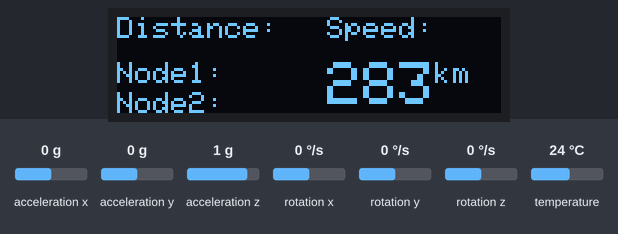
A sketch run on a simulated ESP32. Shown: 128×32 one-colour display. The test bench sets the inputs (shaded band); at power-on: acceleration x 0 g, acceleration y 0 g, acceleration z 1 g, rotation x 0 °/s, rotation y 0 °/s, rotation z 0 °/s, temperature 24 °C. WiFi joins after 1.5 s; servers stay silent unless stated; the display library's start-up logo is not drawn; a WiFi scan finds three made-up networks; what the sketch prints to the serial monitor is not drawn.

Above: at 3.1 s.
At 5.1 s:
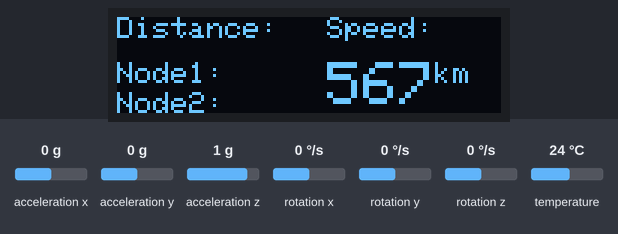

The sketch:

Coba_Node3-ESP.ino
```cpp
#include <WiFi.h>
#include <Adafruit_GFX.h>
#include <Adafruit_MPU6050.h>
#include <Adafruit_SSD1306.h>
#include <Adafruit_Sensor.h>

#define SCREEN_WIDTH 128
#define SCREEN_HEIGHT 32

Adafruit_MPU6050 mpu;

#define OLED_RESET     -1 // Reset pin # (or -1 if sharing Arduino reset pin)
#define SCREEN_ADDRESS 0x3C ///< See datasheet for Address; 0x3D for 128x64, 0x3C for 128x32
Adafruit_SSD1306 display = Adafruit_SSD1306(SCREEN_WIDTH, SCREEN_HEIGHT, &Wire, OLED_RESET);

double kecAwal = 0;
double velocity, accX, veloKm;
const long interval = 1000;
unsigned long prevMillis = 0;

//const char* wifi_network_ssid     = "KelinciPercobaan";   /*Replace with Your own network SSID*/
//const char* wifi_network_password =  "qwerty123"; /*Replace with Your own network PASSWORD*/
const char *soft_ap_ssid          = "Node-3 ESP";    /*Create a SSID for ESP32 Access Point*/
const char *soft_ap_password      = "123456789"; /*Create Password for ESP32 AP*/
String ssid;

float v_Pt = 2; //transmitter power (dbm)
float v_Sd = 2; //standard deviation (random number)
int v_Ple = 4; //path loss exponent
int v_Plo = 24; //path loss distance do
int v_refd = 1; // rekomendasi 1 meter
int v_distance = 100; // jarak uji maksimal
float rssi_1, rssi_2, distance_node1, distance_node2;

float LNSM(float rssi){
  float get_rssi = v_Pt - v_Plo - 10 * v_Ple * 1.903089987 + v_Sd;
  Serial.print(", Estimasi Jarak Max RSSI : ");
  Serial.print(get_rssi, 0);
  float up_data = ((rssi) - v_Pt + v_Plo - v_Sd);
  float down_data = 10 * v_Ple;
  float rumus = -(up_data/down_data);
  float get_distance = pow(v_refd * 10, rumus);
  Serial.print(", Distance : ");
  Serial.print(get_distance, 1);

  return get_distance;
}

double kecepatan(double vo, double acX, int prevTimeX, int currentTimeX){
  int t = ((currentTimeX/1000) - (prevTimeX/1000));
  double v = (vo+(acX*t));
//  Serial.println(v);
  return v;
}

void setup()
{
    Serial.begin(115200);  /*Baud rate for serial communication*/
    WiFi.mode(WIFI_AP_STA);  /*ESP32 Access point configured*/
    WiFi.disconnect();
    Serial.println("\n[*] Creating ESP32 AP");
    WiFi.softAP(soft_ap_ssid, soft_ap_password);  /*Configuring ESP32 access point SSID and password*/
    WiFi.setTxPower(WIFI_POWER_2dBm);
    Serial.print("[+] AP Created with IP Gateway ");
    Serial.println(WiFi.softAPIP());     /*Printing the AP IP address*/
//    WiFi.begin(wifi_network_ssid, wifi_network_password);  /*Connecting to Defined Access point*/
//    Serial.println("\n[*] Connecting to WiFi Network");
//    while(WiFi.status() != WL_CONNECTED)
//    {
//        Serial.print(".");
//        delay(100);
//    }
//    Serial.print("\n[+] Connected to WiFi network with local IP : ");
//    Serial.println(WiFi.localIP());   /*Printing IP address of Connected network*/

  if (!mpu.begin()) {
    Serial.println("Sensor init failed");
    while (1)
      yield();
  }

  mpu.setAccelerometerRange(MPU6050_RANGE_8_G);

  if(!display.begin(SSD1306_SWITCHCAPVCC, SCREEN_ADDRESS)) {
    Serial.println(F("SSD1306 allocation failed"));
    for(;;);
  }

  display.display();
  delay(500);
  display.setTextSize(1);
  display.setTextColor(WHITE);
  display.setRotation(0);
  Serial.println("scan start");
}
void loop() {
  display.clearDisplay();
  unsigned long currentMillis = millis();
  if(currentMillis - prevMillis >= interval){

  //untuk pembacaan accelerometer
    sensors_event_t a, g, temp;
    mpu.getEvent(&a, &g, &temp);

//    accX = a.acceleration.x;
    accX = 78.7;
    velocity = kecepatan(kecAwal, accX, prevMillis, currentMillis);
    prevMillis = currentMillis;

    //konversi m/s to km/h
    //double vKm = (velocity/1000)/(1/3600);
    double vKm = velocity*3.6;

    if(vKm >= 10){
      veloKm = vKm;
    }else{
      veloKm = 0;
    }
//    Serial.println(velo?Km);

    // WiFi.scanNetworks will return the number of networks found
    int n = WiFi.scanNetworks();
    //distance
    display.setTextSize(1);
    display.setCursor(0,0);
    display.print("Distance:");
    display.setCursor(0,15);
    display.print("Node1:");
    display.setCursor(0,25);
    display.print("Node2:");

    if (n == 0) {
        Serial.println("no networks found");
    } else {
        Serial.print(n);
        Serial.println(" networks found");
        for (int i = 0; i < n; ++i) {
            // Print SSID and RSSI for each network found
            ssid = WiFi.SSID(i);
            if(ssid == "Node-1 ESP"){
              Serial.print("Found Selected : ");
              Serial.print("SSID : ");
              Serial.print(ssid);
              rssi_1 = WiFi.RSSI(i);
              Serial.print(", RSSI : ");
              Serial.print(rssi_1, 0);
              distance_node1 = LNSM(rssi_1);
              Serial.println((WiFi.encryptionType(i) == WIFI_AUTH_OPEN)?" ":"*");
              //node 1 display
              display.setTextSize(1);
              display.setCursor(0,15);
              display.print("Node1:");
              display.print(distance_node1, 1);
              display.print("m");
            }else if(ssid == "Node-2 ESP"){
              Serial.print("Found Selected : ");
              Serial.print("SSID : ");
              Serial.print(ssid);
              rssi_2 = WiFi.RSSI(i);
              Serial.print(", RSSI : ");
              Serial.print(rssi_2, 0);
              distance_node2 = LNSM(rssi_2);
              Serial.println((WiFi.encryptionType(i) == WIFI_AUTH_OPEN)?" ":"*");
              //node 2 display
              display.setTextSize(1);
              display.setCursor(0,25);
              display.print("Node2:");
              display.print(distance_node2, 1);
              display.print("m");
            }
          }
     }
    //kecepatan
    display.setTextSize(1);
    display.setCursor(70,0);
    display.print("Speed:");
    display.setTextSize(2);
    display.setCursor(70, 15);
    display.print(veloKm,0);
    display.setTextSize(1);
    display.print("km");
    display.display();
  }
    Serial.println("");
}
```

Measured:
- what the display in image 0 shows lasts 2.0 s, from 3.0 s to 5.0 s
